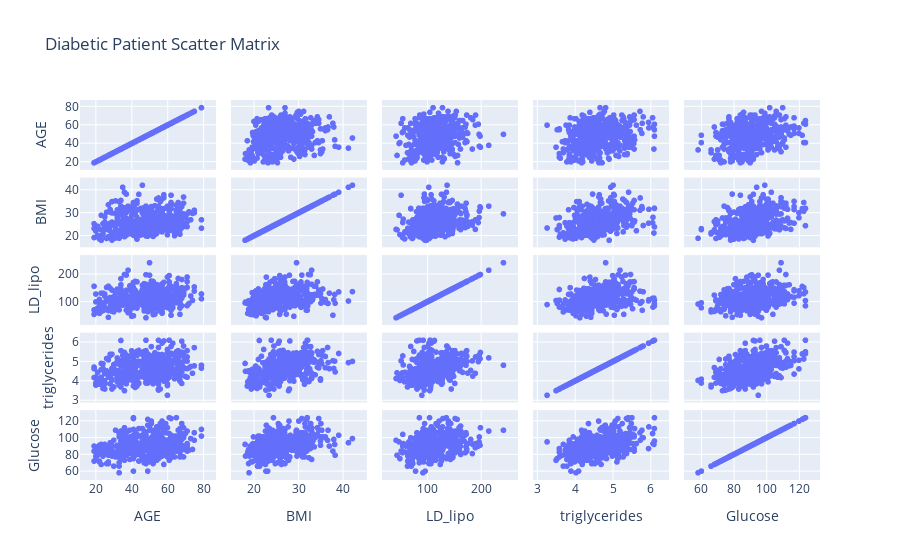

The notebook cell this image was saved under:
### Markdown cell above
&#9989; **(6 pt):** Draw a scatter matrix plot of the data with the variables: **AGE, BMI, LD_lipo, triglycerides, and Glucose.** Make sure to include a title for your plot. (**Note** It may be useful to use Google to help you find relevant documentation.)

### Code cell
## Put your code here
fig = px.scatter_matrix(ddf,
    dimensions=["AGE", "BMI", "LD_lipo", "triglycerides", "Glucose"], title = 'Diabetic Patient Scatter Matrix')
fig.show()

### Figure 1 — Plotly figure (JSON) as saved in the notebook; plotly's stock layout.template omitted (floating-point values rounded to 4 significant figures; data arrays with more than 128 entries replaced by an {"elided": "..."} marker saying what was removed)
{"data": [{"dimensions": [{"axis": {"matches": true}, "label": "AGE", "values": {"elided": "442 int values"}}, {"axis": {"matches": true}, "label": "BMI", "values": {"elided": "442 float values"}}, {"axis": {"matches": true}, "label": "LD_lipo", "values": {"elided": "442 float values"}}, {"axis": {"matches": true}, "label": "triglycerides", "values": {"elided": "442 float values"}}, {"axis": {"matches": true}, "label": "Glucose", "values": {"elided": "442 int values"}}], "hovertemplate": "%{xaxis.title.text}=%{x}<br>%{yaxis.title.text}=%{y}<extra></extra>", "legendgroup": "", "marker": {"color": "#636efa", "symbol": "circle"}, "name": "", "showlegend": false, "type": "splom"}], "layout": {"dragmode": "select", "legend": {"tracegroupgap": 0}, "title": {"text": "Diabetic Patient Scatter Matrix"}}}
